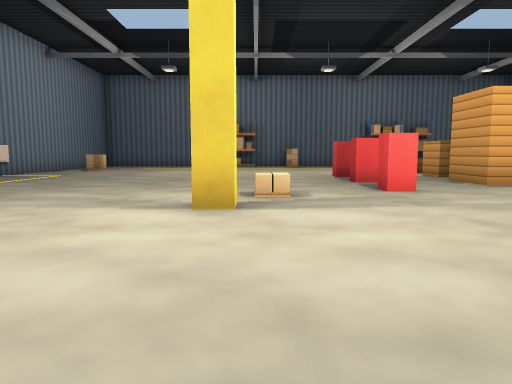
view 1 (above)

17 first-person views from a walk through a 3-D level made in the Godot game engine. The camera is 1.3 m above the floor, tilts 6° down and sees 70° across. The floor is counted in squares, 2 m on a side. Each view is taken from the middle of a square. On the plan, view 1 faces up. The plan holds only what a view shows up to about 11 squares ahead; the rest is blank. The place goes on beyond the plan. Some surface patterns are stand-ins.

view 2
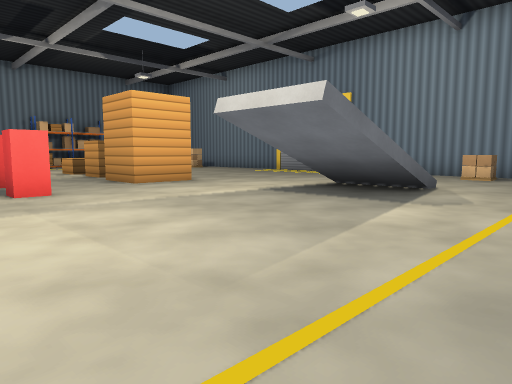

view 3
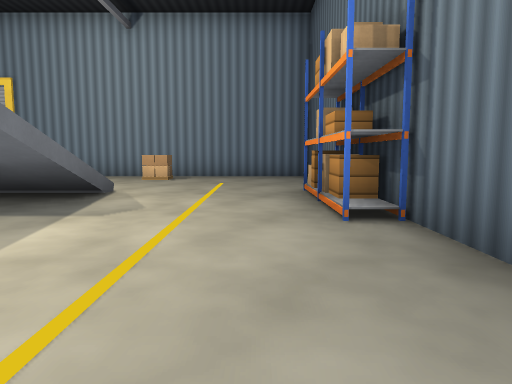

view 4
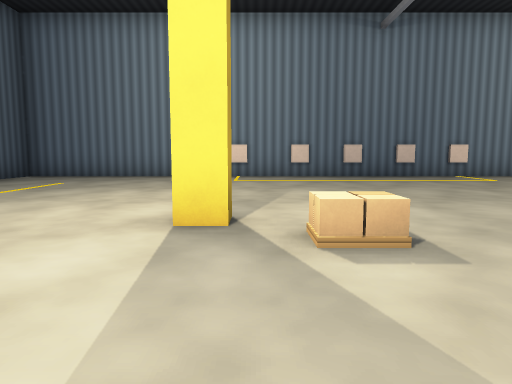

view 5
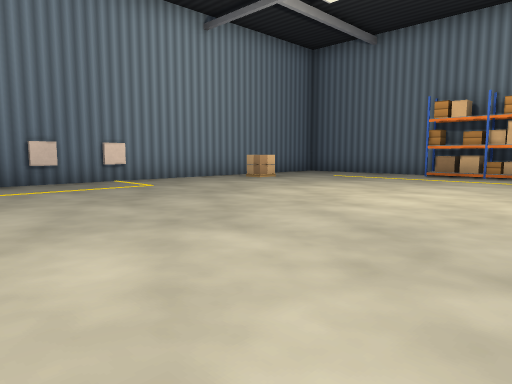

view 6
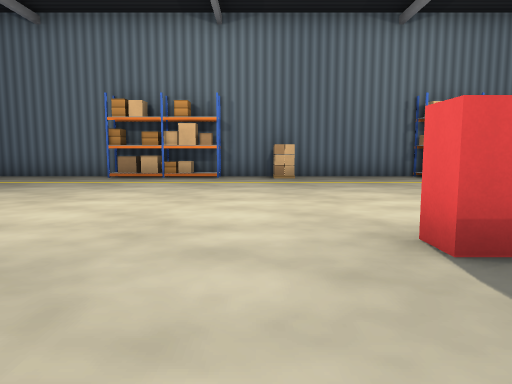

view 7
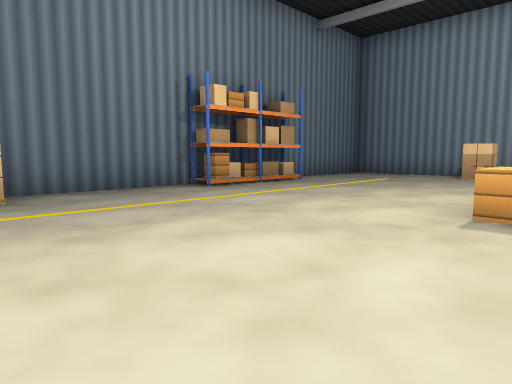

view 8
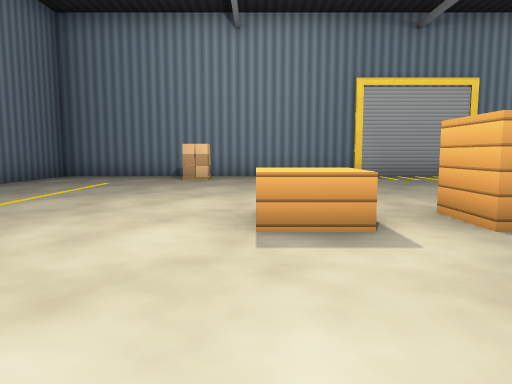

view 9
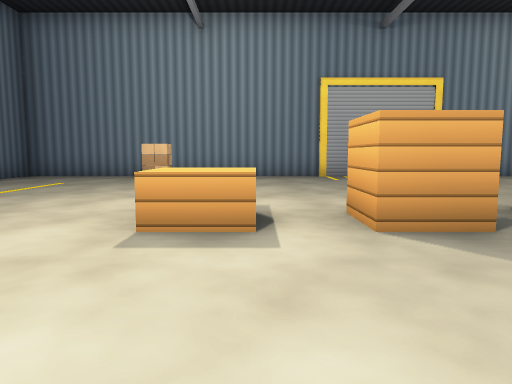

view 10
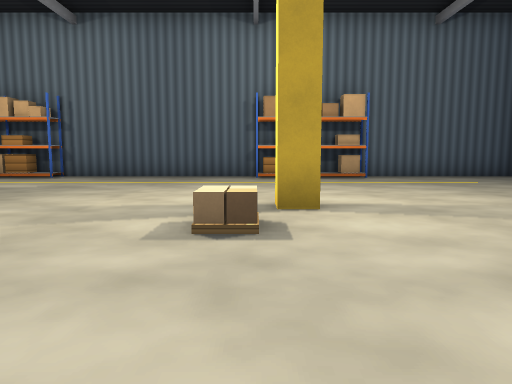

view 11
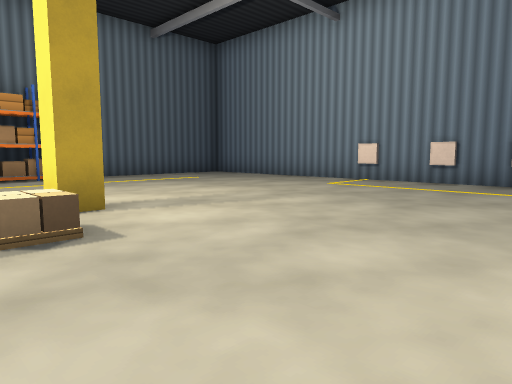

view 12
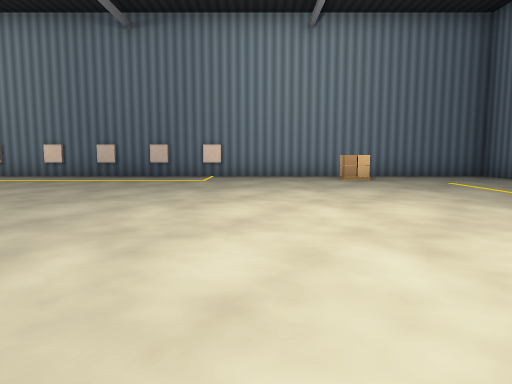

view 13
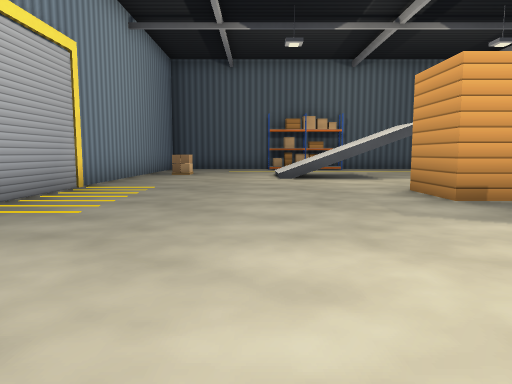

view 14
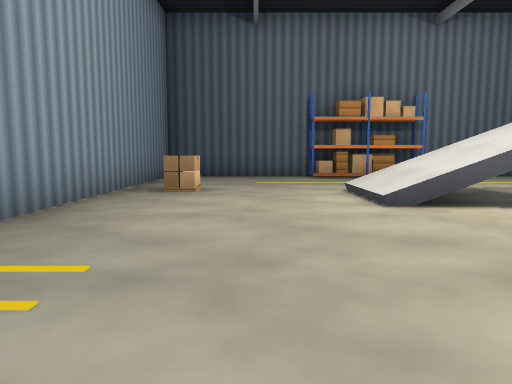

view 15
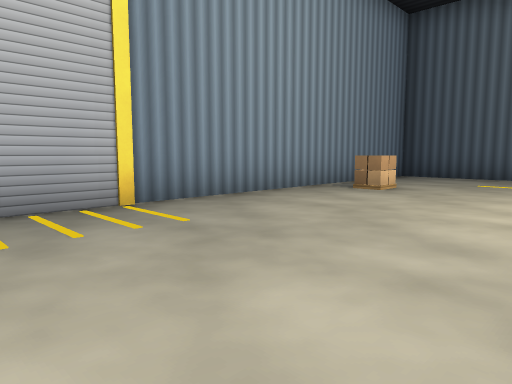

view 16
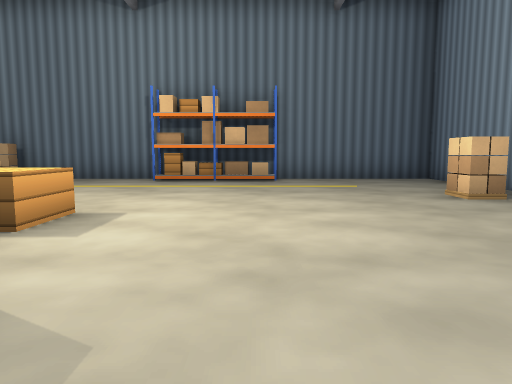

view 17
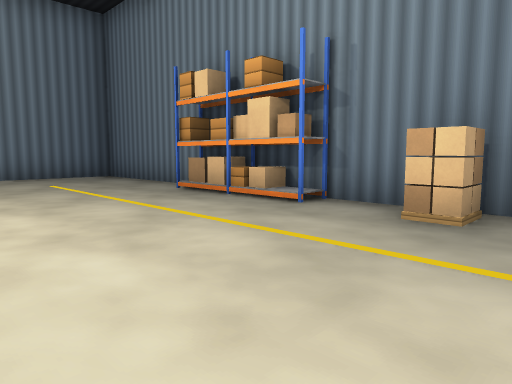

### Floor plan
Points are (right, up) in squares from view 1. A wall is a line through its corners. A room is listed if a view was taken in it or the views show most of it. See-through windows are left out.
Room 1 (views 1, 2, 3, 4, 5, 6, 7, 8, 9, 10, 11, 12, 13, 14, 15, 16, 17)
walls: (5, 9.9) (5, 11) (6, 11); (5.5, -1.5) (5.5, -0.9) (6.6, -0.9); (0, 18.5) (0, 17.9) (-0.5, 17.9); (-7.5, -1.5) (12.5, -1.5) (12.5, 18.5) (-7.5, 18.5) (-7.5, -1.5)
objects: other object (-7, 5); other object (-7, 6); other object (-7, 8); other object (-7, 9); other object (-7, 11); pallet (-6, 15); box (-3, -1); box (-3, 18); box (-2, -1); box (-2, 18); box (-1, -1); box (-1, 18); box (0, -1); pallet (0, 6); block (2, 6) to (3, 7); block (2, 8) to (3, 9); block (2, 10) to (3, 11); pallet (2, 18); box (5, 8) to (6, 9); box (5, 12) to (6, 13); box (6, 18); box (7, -1); box (7, 18); box (8, -1); box (8, 18); pallet (11, 3); pallet (11, 15)

Positions as (right, up) in squares from view 1, and headings:
1: (0, 0), facing up
2: (1, 0), facing up-right
3: (2, 0), facing right
4: (3, 5), facing left
5: (1, 7), facing up-left
6: (1, 8), facing up
7: (1, 12), facing up-right
8: (2, 13), facing right
9: (2, 12), facing right
10: (0, 9), facing down
11: (1, 9), facing down-left
12: (3, 12), facing left
13: (9, 14), facing down
14: (10, 9), facing down
15: (8, 9), facing down-right
16: (8, 9), facing up
17: (3, 14), facing up-left
